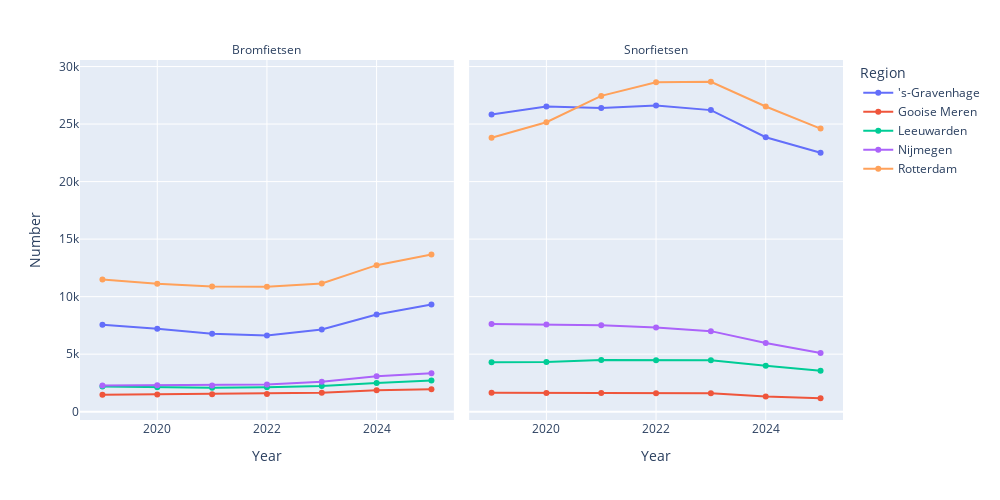

Source (notebook cell):
### Code cell
df_jaar_region = (df1.groupby(["Year", "Region", "Type"])["Number"].sum().reset_index())


fig = px.line(
    df_jaar_region, x="Year", y="Number", color="Region",
    facet_col="Type",  
    markers=True
)

fig.for_each_annotation(lambda a: a.update(text=a.text.split("=")[-1]))

# Y-as delen voor eerlijke vergelijking
fig.update_yaxes(matches="y")

fig.update_layout(height=500, width=1000, legend_title_text="Region")
fig.show()

### Figure 1 — Plotly figure (JSON) as saved in the notebook; plotly's stock layout.template omitted (floating-point values rounded to 4 significant figures)
{"data": [{"hovertemplate": "Region='s-Gravenhage <br>Type=Bromfietsen<br>Year=%{x}<br>Number=%{y}<extra></extra>", "legendgroup": "'s-Gravenhage ", "line": {"color": "#636efa", "dash": "solid"}, "marker": {"symbol": "circle"}, "mode": "lines+markers", "name": "'s-Gravenhage ", "orientation": "v", "showlegend": true, "type": "scatter", "x": [2019, 2020, 2021, 2022, 2023, 2024, 2025], "xaxis": "x", "y": [7564, 7212, 6778, 6623, 7144, 8451, 9313], "yaxis": "y"}, {"hovertemplate": "Region='s-Gravenhage <br>Type=Snorfietsen<br>Year=%{x}<br>Number=%{y}<extra></extra>", "legendgroup": "'s-Gravenhage ", "line": {"color": "#636efa", "dash": "solid"}, "marker": {"symbol": "circle"}, "mode": "lines+markers", "name": "'s-Gravenhage ", "orientation": "v", "showlegend": false, "type": "scatter", "x": [2019, 2020, 2021, 2022, 2023, 2024, 2025], "xaxis": "x2", "y": [25829, 26531, 26404, 26621, 26212, 23857, 22512], "yaxis": "y2"}, {"hovertemplate": "Region=Gooise Meren<br>Type=Bromfietsen<br>Year=%{x}<br>Number=%{y}<extra></extra>", "legendgroup": "Gooise Meren", "line": {"color": "#EF553B", "dash": "solid"}, "marker": {"symbol": "circle"}, "mode": "lines+markers", "name": "Gooise Meren", "orientation": "v", "showlegend": true, "type": "scatter", "x": [2019, 2020, 2021, 2022, 2023, 2024, 2025], "xaxis": "x", "y": [1468, 1497, 1524, 1548, 1640, 1865, 1952], "yaxis": "y"}, {"hovertemplate": "Region=Gooise Meren<br>Type=Snorfietsen<br>Year=%{x}<br>Number=%{y}<extra></extra>", "legendgroup": "Gooise Meren", "line": {"color": "#EF553B", "dash": "solid"}, "marker": {"symbol": "circle"}, "mode": "lines+markers", "name": "Gooise Meren", "orientation": "v", "showlegend": false, "type": "scatter", "x": [2019, 2020, 2021, 2022, 2023, 2024, 2025], "xaxis": "x2", "y": [1651, 1628, 1635, 1612, 1614, 1319, 1169], "yaxis": "y2"}, {"hovertemplate": "Region=Leeuwarden<br>Type=Bromfietsen<br>Year=%{x}<br>Number=%{y}<extra></extra>", "legendgroup": "Leeuwarden", "line": {"color": "#00cc96", "dash": "solid"}, "marker": {"symbol": "circle"}, "mode": "lines+markers", "name": "Leeuwarden", "orientation": "v", "showlegend": true, "type": "scatter", "x": [2019, 2020, 2021, 2022, 2023, 2024, 2025], "xaxis": "x", "y": [2186, 2134, 2072, 2135, 2227, 2501, 2704], "yaxis": "y"}, {"hovertemplate": "Region=Leeuwarden<br>Type=Snorfietsen<br>Year=%{x}<br>Number=%{y}<extra></extra>", "legendgroup": "Leeuwarden", "line": {"color": "#00cc96", "dash": "solid"}, "marker": {"symbol": "circle"}, "mode": "lines+markers", "name": "Leeuwarden", "orientation": "v", "showlegend": false, "type": "scatter", "x": [2019, 2020, 2021, 2022, 2023, 2024, 2025], "xaxis": "x2", "y": [4307, 4324, 4492, 4468, 4481, 4004, 3565], "yaxis": "y2"}, {"hovertemplate": "Region=Nijmegen<br>Type=Bromfietsen<br>Year=%{x}<br>Number=%{y}<extra></extra>", "legendgroup": "Nijmegen", "line": {"color": "#ab63fa", "dash": "solid"}, "marker": {"symbol": "circle"}, "mode": "lines+markers", "name": "Nijmegen", "orientation": "v", "showlegend": true, "type": "scatter", "x": [2019, 2020, 2021, 2022, 2023, 2024, 2025], "xaxis": "x", "y": [2284, 2305, 2287, 2366, 2602, 3090, 3343], "yaxis": "y"}, {"hovertemplate": "Region=Nijmegen<br>Type=Snorfietsen<br>Year=%{x}<br>Number=%{y}<extra></extra>", "legendgroup": "Nijmegen", "line": {"color": "#ab63fa", "dash": "solid"}, "marker": {"symbol": "circle"}, "mode": "lines+markers", "name": "Nijmegen", "orientation": "v", "showlegend": false, "type": "scatter", "x": [2019, 2020, 2021, 2022, 2023, 2024, 2025], "xaxis": "x2", "y": [7629, 7575, 7510, 7316, 7003, 5969, 5100], "yaxis": "y2"}, {"hovertemplate": "Region=Rotterdam<br>Type=Bromfietsen<br>Year=%{x}<br>Number=%{y}<extra></extra>", "legendgroup": "Rotterdam", "line": {"color": "#FFA15A", "dash": "solid"}, "marker": {"symbol": "circle"}, "mode": "lines+markers", "name": "Rotterdam", "orientation": "v", "showlegend": true, "type": "scatter", "x": [2019, 2020, 2021, 2022, 2023, 2024, 2025], "xaxis": "x", "y": [11480, 11121, 10883, 10871, 11140, 12736, 13663], "yaxis": "y"}, {"hovertemplate": "Region=Rotterdam<br>Type=Snorfietsen<br>Year=%{x}<br>Number=%{y}<extra></extra>", "legendgroup": "Rotterdam", "line": {"color": "#FFA15A", "dash": "solid"}, "marker": {"symbol": "circle"}, "mode": "lines+markers", "name": "Rotterdam", "orientation": "v", "showlegend": false, "type": "scatter", "x": [2019, 2020, 2021, 2022, 2023, 2024, 2025], "xaxis": "x2", "y": [23813, 25161, 27450, 28626, 28678, 26524, 24605], "yaxis": "y2"}], "layout": {"annotations": [{"font": {}, "showarrow": false, "text": "Bromfietsen", "x": 0.245, "xanchor": "center", "xref": "paper", "y": 1, "yanchor": "bottom", "yref": "paper"}, {"font": {}, "showarrow": false, "text": "Snorfietsen", "x": 0.755, "xanchor": "center", "xref": "paper", "y": 1, "yanchor": "bottom", "yref": "paper"}], "height": 500, "legend": {"title": {"text": "Region"}, "tracegroupgap": 0}, "margin": {"t": 60}, "width": 1000, "xaxis": {"anchor": "y", "domain": [0, 0.49], "title": {"text": "Year"}}, "xaxis2": {"anchor": "y2", "domain": [0.51, 1], "matches": "x", "title": {"text": "Year"}}, "yaxis": {"anchor": "x", "domain": [0, 1], "matches": "y", "title": {"text": "Number"}}, "yaxis2": {"anchor": "x2", "domain": [0, 1], "matches": "y", "showticklabels": false}}}
